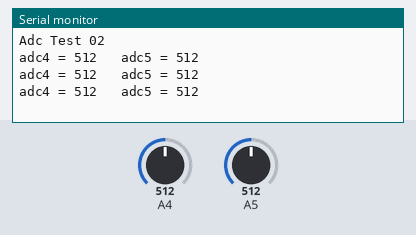
This sketch was run on a simulated Arduino Uno, built with avr-gcc and run on an emulated ATmega328P. Shown: the last lines printed to the serial monitor. The inputs (shaded band) are chosen by the test bench; at power-on: A4 = 512, A5 = 512.

Above: at 1.3 s.
1.4 s: A4 set to 716
At 1.9 s:
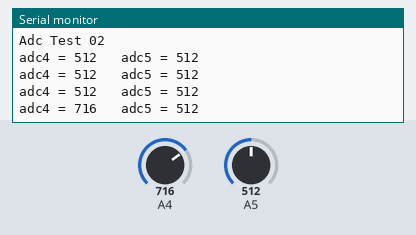
2.9 s: A5 set to 716
At 3.4 s:
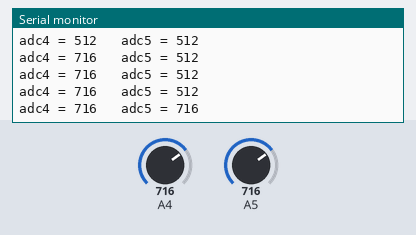
4.4 s: A4 set to 900
At 4.9 s:
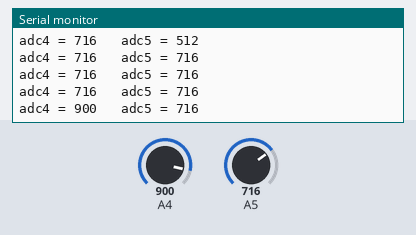
5.9 s: A5 set to 900
At 6.4 s:
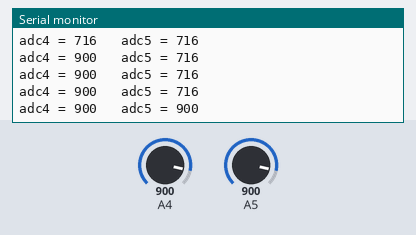
Timing chart, 0 to 8.4 s (numbered marks = the images above; inputs shaded):
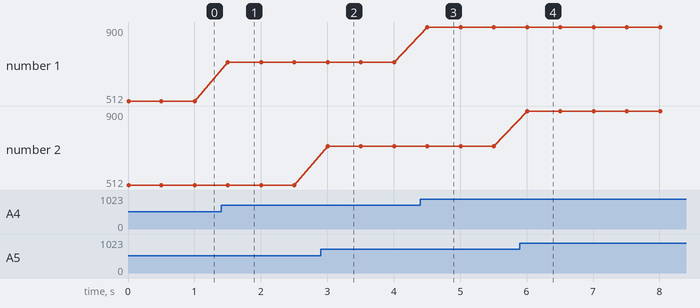

Measured:
- after the input at 1.4 s, the serial monitor: prints a new line after 0.10 s (image 1)
- after the input at 2.9 s, the serial monitor: prints a new line after 0.10 s (image 2)
- after the input at 4.4 s, the serial monitor: prints a new line after 0.11 s (image 3)
- after the input at 5.9 s, the serial monitor: prints a new line after 0.11 s (image 4)
- plotted number 1: 512 → 716 after the input at 1.4 s, 716 → 900 after the input at 4.4 s

The sketch:

Joystick_06_Adc_02.ino
```cpp
//-----------------------------------------------
//-----------------------------------------------
//-----------------------------------------------
//-----------------------------------------------
void setup()
{
  Serial.begin(9600);
  Serial.println("Adc Test 02");
}

void loop()
{
  unsigned int adc4 = analogRead(4);
  unsigned int adc5 = analogRead(5);

  Serial.print("adc4 = ");
  Serial.print(adc4);
  Serial.print("   adc5 = ");
  Serial.println(adc5);
  delay(500);
}
```
